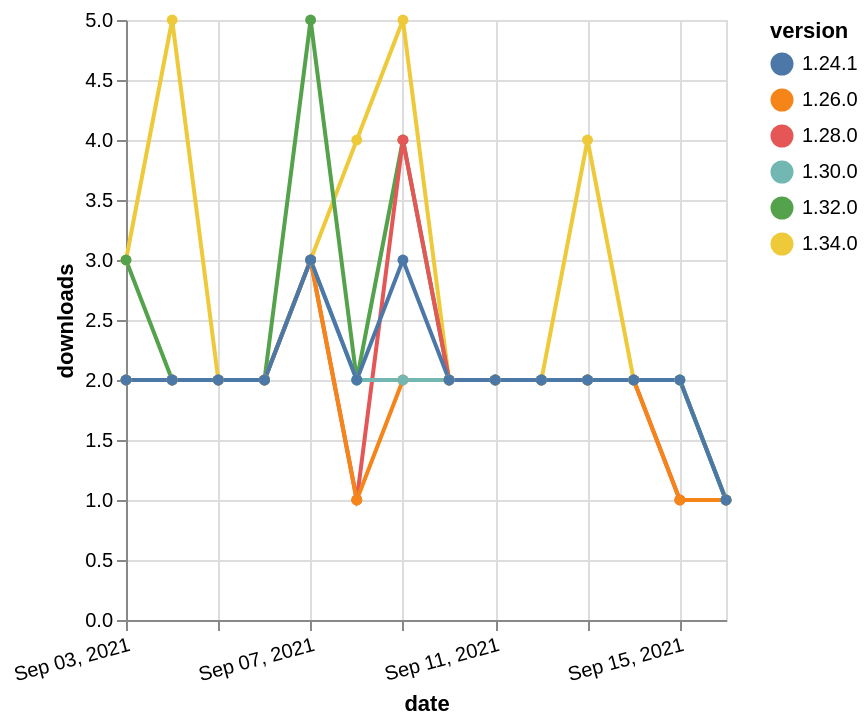

Express this chart as Vega-Lite.
### Vega-Lite specification from a JSON file in a GitHub repository (floating-point values rounded to 4 significant figures)
{"$schema": "https://vega.github.io/schema/vega-lite/v5.json", "description": "A simple bar chart with embedded data.", "data": {"values": [{"date": "2021-09-03", "total": 231, "delta": 3, "version": "1.34.0"}, {"date": "2021-09-04", "total": 236, "delta": 5, "version": "1.34.0"}, {"date": "2021-09-05", "total": 238, "delta": 2, "version": "1.34.0"}, {"date": "2021-09-06", "total": 240, "delta": 2, "version": "1.34.0"}, {"date": "2021-09-07", "total": 243, "delta": 3, "version": "1.34.0"}, {"date": "2021-09-08", "total": 247, "delta": 4, "version": "1.34.0"}, {"date": "2021-09-09", "total": 252, "delta": 5, "version": "1.34.0"}, {"date": "2021-09-10", "total": 254, "delta": 2, "version": "1.34.0"}, {"date": "2021-09-11", "total": 256, "delta": 2, "version": "1.34.0"}, {"date": "2021-09-12", "total": 258, "delta": 2, "version": "1.34.0"}, {"date": "2021-09-13", "total": 262, "delta": 4, "version": "1.34.0"}, {"date": "2021-09-14", "total": 264, "delta": 2, "version": "1.34.0"}, {"date": "2021-09-15", "total": 266, "delta": 2, "version": "1.34.0"}, {"date": "2021-09-16", "total": 267, "delta": 1, "version": "1.34.0"}, {"date": "2021-09-03", "total": 829, "delta": 3, "version": "1.32.0"}, {"date": "2021-09-04", "total": 831, "delta": 2, "version": "1.32.0"}, {"date": "2021-09-05", "total": 833, "delta": 2, "version": "1.32.0"}, {"date": "2021-09-06", "total": 835, "delta": 2, "version": "1.32.0"}, {"date": "2021-09-07", "total": 840, "delta": 5, "version": "1.32.0"}, {"date": "2021-09-08", "total": 842, "delta": 2, "version": "1.32.0"}, {"date": "2021-09-09", "total": 846, "delta": 4, "version": "1.32.0"}, {"date": "2021-09-10", "total": 848, "delta": 2, "version": "1.32.0"}, {"date": "2021-09-11", "total": 850, "delta": 2, "version": "1.32.0"}, {"date": "2021-09-12", "total": 852, "delta": 2, "version": "1.32.0"}, {"date": "2021-09-13", "total": 854, "delta": 2, "version": "1.32.0"}, {"date": "2021-09-14", "total": 856, "delta": 2, "version": "1.32.0"}, {"date": "2021-09-15", "total": 858, "delta": 2, "version": "1.32.0"}, {"date": "2021-09-16", "total": 859, "delta": 1, "version": "1.32.0"}, {"date": "2021-09-03", "total": 1482, "delta": 2, "version": "1.28.0"}, {"date": "2021-09-04", "total": 1484, "delta": 2, "version": "1.28.0"}, {"date": "2021-09-05", "total": 1486, "delta": 2, "version": "1.28.0"}, {"date": "2021-09-06", "total": 1488, "delta": 2, "version": "1.28.0"}, {"date": "2021-09-07", "total": 1491, "delta": 3, "version": "1.28.0"}, {"date": "2021-09-08", "total": 1492, "delta": 1, "version": "1.28.0"}, {"date": "2021-09-09", "total": 1496, "delta": 4, "version": "1.28.0"}, {"date": "2021-09-10", "total": 1498, "delta": 2, "version": "1.28.0"}, {"date": "2021-09-11", "total": 1500, "delta": 2, "version": "1.28.0"}, {"date": "2021-09-12", "total": 1502, "delta": 2, "version": "1.28.0"}, {"date": "2021-09-13", "total": 1504, "delta": 2, "version": "1.28.0"}, {"date": "2021-09-14", "total": 1506, "delta": 2, "version": "1.28.0"}, {"date": "2021-09-15", "total": 1507, "delta": 1, "version": "1.28.0"}, {"date": "2021-09-16", "total": 1508, "delta": 1, "version": "1.28.0"}, {"date": "2021-09-03", "total": 1606, "delta": 2, "version": "1.26.0"}, {"date": "2021-09-04", "total": 1608, "delta": 2, "version": "1.26.0"}, {"date": "2021-09-05", "total": 1610, "delta": 2, "version": "1.26.0"}, {"date": "2021-09-06", "total": 1612, "delta": 2, "version": "1.26.0"}, {"date": "2021-09-07", "total": 1615, "delta": 3, "version": "1.26.0"}, {"date": "2021-09-08", "total": 1616, "delta": 1, "version": "1.26.0"}, {"date": "2021-09-09", "total": 1618, "delta": 2, "version": "1.26.0"}, {"date": "2021-09-10", "total": 1620, "delta": 2, "version": "1.26.0"}, {"date": "2021-09-11", "total": 1622, "delta": 2, "version": "1.26.0"}, {"date": "2021-09-12", "total": 1624, "delta": 2, "version": "1.26.0"}, {"date": "2021-09-13", "total": 1626, "delta": 2, "version": "1.26.0"}, {"date": "2021-09-14", "total": 1628, "delta": 2, "version": "1.26.0"}, {"date": "2021-09-15", "total": 1629, "delta": 1, "version": "1.26.0"}, {"date": "2021-09-16", "total": 1630, "delta": 1, "version": "1.26.0"}, {"date": "2021-09-03", "total": 1007, "delta": 2, "version": "1.30.0"}, {"date": "2021-09-04", "total": 1009, "delta": 2, "version": "1.30.0"}, {"date": "2021-09-05", "total": 1011, "delta": 2, "version": "1.30.0"}, {"date": "2021-09-06", "total": 1013, "delta": 2, "version": "1.30.0"}, {"date": "2021-09-07", "total": 1016, "delta": 3, "version": "1.30.0"}, {"date": "2021-09-08", "total": 1018, "delta": 2, "version": "1.30.0"}, {"date": "2021-09-09", "total": 1020, "delta": 2, "version": "1.30.0"}, {"date": "2021-09-10", "total": 1022, "delta": 2, "version": "1.30.0"}, {"date": "2021-09-11", "total": 1024, "delta": 2, "version": "1.30.0"}, {"date": "2021-09-12", "total": 1026, "delta": 2, "version": "1.30.0"}, {"date": "2021-09-13", "total": 1028, "delta": 2, "version": "1.30.0"}, {"date": "2021-09-14", "total": 1030, "delta": 2, "version": "1.30.0"}, {"date": "2021-09-15", "total": 1032, "delta": 2, "version": "1.30.0"}, {"date": "2021-09-16", "total": 1033, "delta": 1, "version": "1.30.0"}, {"date": "2021-09-03", "total": 2125, "delta": 2, "version": "1.24.1"}, {"date": "2021-09-04", "total": 2127, "delta": 2, "version": "1.24.1"}, {"date": "2021-09-05", "total": 2129, "delta": 2, "version": "1.24.1"}, {"date": "2021-09-06", "total": 2131, "delta": 2, "version": "1.24.1"}, {"date": "2021-09-07", "total": 2134, "delta": 3, "version": "1.24.1"}, {"date": "2021-09-08", "total": 2136, "delta": 2, "version": "1.24.1"}, {"date": "2021-09-09", "total": 2139, "delta": 3, "version": "1.24.1"}, {"date": "2021-09-10", "total": 2141, "delta": 2, "version": "1.24.1"}, {"date": "2021-09-11", "total": 2143, "delta": 2, "version": "1.24.1"}, {"date": "2021-09-12", "total": 2145, "delta": 2, "version": "1.24.1"}, {"date": "2021-09-13", "total": 2147, "delta": 2, "version": "1.24.1"}, {"date": "2021-09-14", "total": 2149, "delta": 2, "version": "1.24.1"}, {"date": "2021-09-15", "total": 2151, "delta": 2, "version": "1.24.1"}, {"date": "2021-09-16", "total": 2152, "delta": 1, "version": "1.24.1"}]}, "width": "container", "mark": {"type": "line", "point": {"filled": true}}, "encoding": {"x": {"field": "date", "type": "temporal", "timeUnit": "yearmonthdate", "title": "date", "axis": {"labelAngle": -15}}, "y": {"field": "delta", "type": "quantitative", "title": "downloads"}, "color": {"field": "version", "type": "nominal"}, "tooltip": {"field": "delta"}}}
